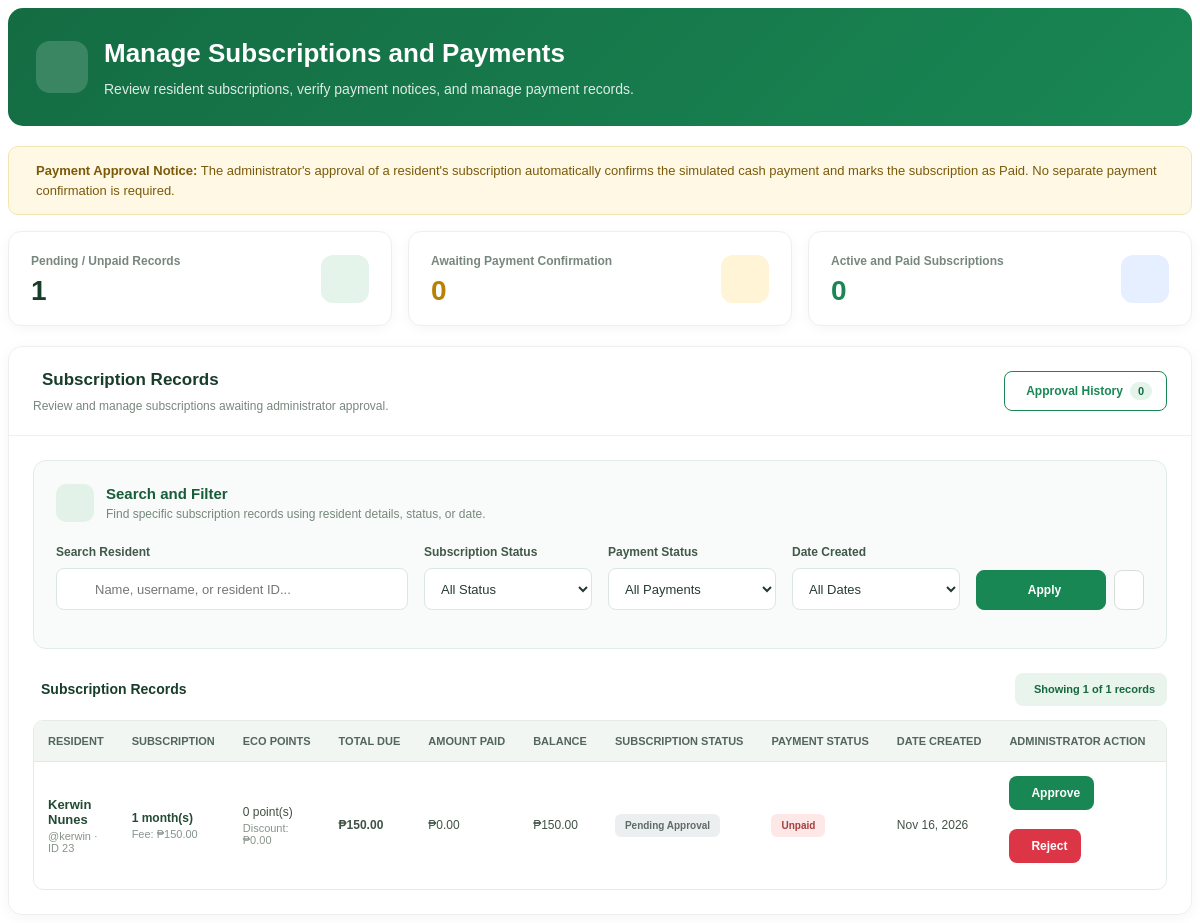
Page /wastesystem_/admin/subscriptions/index.php (signed in) on the earlier database version.
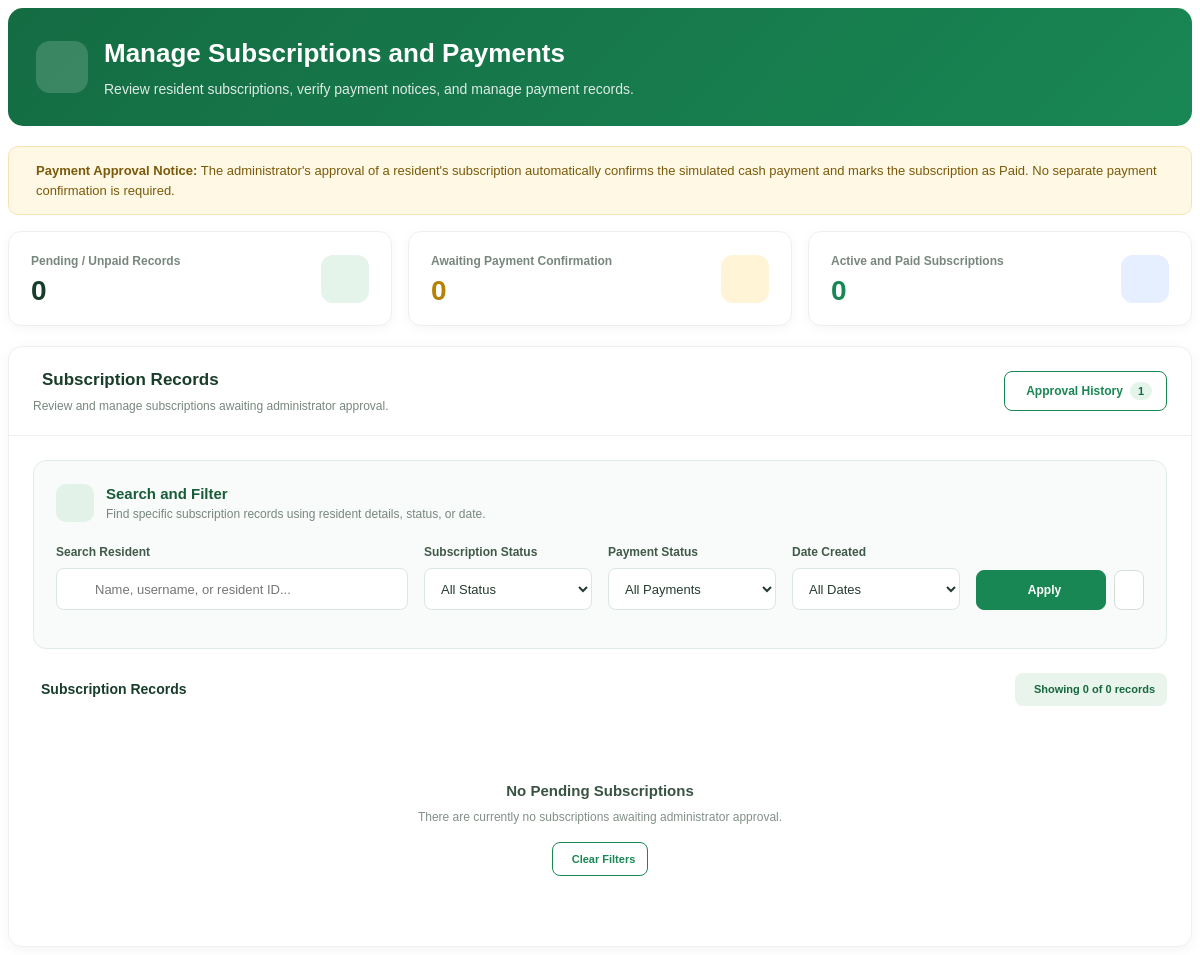
Same page on the later database version.
### tables this page shows
CREATE TABLE `subscriptions` (
  `id` int(11) NOT NULL,
  `user_id` int(11) NOT NULL,
  `service_fee` decimal(10,2) NOT NULL DEFAULT 150.00,
  `months` int(11) NOT NULL DEFAULT 1,
  `original_amount` decimal(10,2) NOT NULL DEFAULT 150.00,
  `points_redeemed` int(11) NOT NULL DEFAULT 0,
  `discount_amount` decimal(10,2) NOT NULL DEFAULT 0.00,
  `total_amount` decimal(10,2) NOT NULL DEFAULT 150.00,
  `amount_paid` decimal(10,2) NOT NULL DEFAULT 0.00,
  `balance_due` decimal(10,2) NOT NULL DEFAULT 150.00,
  `subscription_status` varchar(50) NOT NULL DEFAULT 'Pending Approval',
  `payment_status` varchar(50) NOT NULL DEFAULT 'Unpaid',
  `created_at` timestamp NOT NULL DEFAULT current_timestamp()
);

CREATE TABLE `users` (
  `id` int(11) NOT NULL,
  `fullname` varchar(255) NOT NULL,
  `users` varchar(255) NOT NULL,
  `password` varchar(255) NOT NULL,
  `role` varchar(11) NOT NULL,
  `email` varchar(255) DEFAULT NULL,
  `email_verified` tinyint(1) NOT NULL DEFAULT 0,
  `email_verified_at` datetime DEFAULT NULL,
  `address` varchar(500) NOT NULL
);

### wastesystem_/admin/subscriptions/index.php (the view, shortened to what the changed rows need)
<?php
require_once __DIR__ . '/../../config/database.php';
$conn->set_charset('utf8mb4');
function subEscape($value): string
{
    return htmlspecialchars((string)($value ?? ''), ENT_QUOTES, 'UTF-8');
}
function subPeso($amount): string
{
    return '₱' . number_format((float)$amount, 2);
}
$moduleAction = $_SERVER['PHP_SELF'];
$resetUrl = $moduleAction;
$list_sql = "
    SELECT
        s.id,
        s.user_id,
        u.fullname,
        u.users AS username,
        s.service_fee,
        s.months,
        s.original_amount,
        s.points_redeemed,
        s.discount_amount,
        s.total_amount,
        s.amount_paid,
        s.balance_due,
        s.subscription_status,
        s.payment_status,
        s.created_at
    FROM subscriptions AS s
    INNER JOIN users AS u ON u.id = s.user_id
    WHERE s.subscription_status = 'Pending Approval'
    ORDER BY s.created_at DESC, s.id DESC
";
$result = $conn->query($list_sql);
$all_rows = [];
$total_records = 0;
while ($row = $result->fetch_assoc()) {
    $all_rows[] = $row;
    $total_records++;
}
$search = isset($_GET['search']) && is_string($_GET['search'])
    ? trim($_GET['search']) : '';
$subscription_filter = isset($_GET['subscription_status']) &&
    is_string($_GET['subscription_status'])
    ? $_GET['subscription_status'] : 'all';
$payment_filter = isset($_GET['payment_status']) &&
    is_string($_GET['payment_status'])
    ? $_GET['payment_status'] : 'all';
$date_filter = isset($_GET['date_filter']) &&
    is_string($_GET['date_filter'])
    ? $_GET['date_filter'] : 'all';
$start_date = isset($_GET['start_date']) && is_string($_GET['start_date'])
    ? $_GET['start_date'] : '';
$end_date = isset($_GET['end_date']) && is_string($_GET['end_date'])
    ? $_GET['end_date'] : '';
function subValidDate(string $date): bool
{
    $dateObj = DateTime::createFromFormat('!Y-m-d', $date);
    return $dateObj && $dateObj->format('Y-m-d') === $date;
}
if (!subValidDate($start_date)) {
    $start_date = '';
}
if (!subValidDate($end_date)) {
    $end_date = '';
}
$rows = array_values(array_filter(
    $all_rows,
    function ($row) use (
        $search,
        $subscription_filter,
        $payment_filter,
        $date_filter,
        $start_date,
        $end_date
    ) {
        if ($search !== '') {
            $search_match =
                stripos((string)$row['fullname'], $search) !== false ||
                stripos((string)$row['username'], $search) !== false ||
                stripos((string)$row['user_id'], $search) !== false;
            if (!$search_match) {
                return false;
            }
        }
        if (
            $subscription_filter !== 'all' &&
            $row['subscription_status'] !== $subscription_filter
        ) {
            return false;
        }
        if (
            $payment_filter !== 'all' &&
            $row['payment_status'] !== $payment_filter
        ) {
            return false;
        }
        $created_date = date('Y-m-d', strtotime($row['created_at']));
        if ($date_filter === 'today') {
            if ($created_date !== date('Y-m-d')) {
                return false;
            }
        } elseif ($date_filter === 'week') {
            $week_start = date('Y-m-d', strtotime('monday this week'));
            $week_end = date('Y-m-d', strtotime('sunday this week'));
            if ($created_date < $week_start || $created_date > $week_end) {
                return false;
            }
        } elseif ($date_filter === 'month') {
            if (date('Y-m', strtotime($created_date)) !== date('Y-m')) {
                return false;
            }
        } elseif ($date_filter === 'custom') {
            if ($start_date !== '' && $created_date < $start_date) {
                return false;
            }
            if ($end_date !== '' && $created_date > $end_date) {
                return false;
            }
        }
        return true;
    }
));
$filtered_records = count($rows);
$history_sql = "
    SELECT
        h.id,
        h.subscription_id,
        h.admin_id,
        h.approved_at,
        h.action_status,
        admin.fullname AS admin_name
    FROM subscription_approval_history AS h
    LEFT JOIN users AS admin ON admin.id = h.admin_id
    ORDER BY h.approved_at DESC
";
$history_result = $conn->query($history_sql);
$history_count = $history_result->num_rows;
?>
<div class="subs">
    <div class="subs-header">
        <div>
            <h2 class="subs-title">Manage Subscriptions and Payments</h2>
        </div>
    </div>
    <div class="subs-summary">
        <div class="subs-stat">
            <div>
                <div class="subs-stat-label">Pending / Unpaid Records</div>
                <div class="subs-stat-value"><?= number_format($total_records) ?></div>
            </div>
        </div>
    </div>
    <div class="subs-card">
        <div class="subs-card-header">
            <button type="button" class="subs-btn outline" data-subs-open="subsHistoryModal">
                Approval History
                <span class="subs-pill"><?= number_format($history_count) ?></span>
            </button>
        </div>
        <div class="subs-card-body">
            <div class="subs-table-top">
                <div class="subs-table-title">
                    Subscription Records
                </div>
                <div class="subs-count">
                    Showing <?= number_format($filtered_records) ?>
                    of <?= number_format($total_records) ?> records
                </div>
            </div>
            <?php if (empty($rows)): ?>
                <div class="subs-empty">
                    <h4>No Pending Subscriptions</h4>
                    <p>There are currently no subscriptions awaiting administrator approval.</p>
                    <a href="<?= subEscape($resetUrl) ?>" class="subs-btn outline sm">
                        Clear Filters
                    </a>
                </div>
            <?php else: ?>
                <div class="subs-table-wrap">
                    <table class="subs-table">
                        <thead>
                            <tr>
                                <th>Resident</th>
                                <th>Subscription</th>
                                <th>Eco Points</th>
                                <th>Total Due</th>
                                <th>Amount Paid</th>
                                <th>Balance</th>
                                <th>Subscription Status</th>
                                <th>Payment Status</th>
                                <th>Date Created</th>
                                <th style="min-width:190px;">Administrator Action</th>
                            </tr>
                        </thead>
                        <tbody>
                        <?php foreach ($rows as $row): ?>
                            <?php
                            $payment_status = $row['payment_status'];
                            $subscription_status = $row['subscription_status'];
                            $payment_badge = 'gray';
                            if ($payment_status === 'Paid') {
                                $payment_badge = 'green';
                            } elseif ($payment_status === 'Pending Confirmation') {
                                $payment_badge = 'yellow';
                            } elseif ($payment_status === 'Unpaid') {
                                $payment_badge = 'red';
                            }
                            $subscription_badge = $subscription_status === 'Active'
                                ? 'green'
                                : 'gray';
                            ?>
                            <tr>
                                <td>
                                    <div class="subs-name"><?= subEscape($row['fullname']) ?></div>
                                    <span class="subs-sub">
                                        @<?= subEscape($row['username']) ?>
                                        · ID <?= (int)$row['user_id'] ?>
                                    </span>
                                </td>
                                <td>
                                    <span class="subs-strong">
                                        <?= (int)$row['months'] ?> month(s)
                                    </span>
                                    <span class="subs-sub">
                                        Fee: <?= subPeso($row['service_fee']) ?>
                                    </span>
                                </td>
                                <td>
                                    <?= number_format((int)$row['points_redeemed']) ?> point(s)
                                    <span class="subs-sub">
                                        Discount: <?= subPeso($row['discount_amount']) ?>
                                    </span>
                                </td>
                                <td class="subs-strong subs-nowrap">
                                    <?= subPeso($row['total_amount']) ?>
                                </td>
                                <td class="subs-nowrap">
                                    <?= subPeso($row['amount_paid']) ?>
                                </td>
                                <td class="subs-nowrap">
                                    <?= subPeso($row['balance_due']) ?>
                                </td>
                                <td>
                                    <span class="subs-badge <?= $subscription_badge ?>">
                                        <?= subEscape($subscription_status) ?>
                                    </span>
                                </td>
                                <td>
                                    <span class="subs-badge <?= $payment_badge ?>">
                                        <?= subEscape($payment_status) ?>
                                    </span>
                                </td>
                                <td class="subs-nowrap">
                                    <?= subEscape(date('M d, Y', strtotime($row['created_at']))) ?>
                                </td>
                                <td>
                                    <?php if (
                                        $subscription_status === 'Pending Approval' &&
                                        $payment_status !== 'Paid'
                                    ): ?>
                                        <div class="subscription-action-group">
                                            <form method="POST"
                                                action=""
                                                onsubmit="return confirm('Are you sure you want to approve this subscription?');">
                                                <button type="submit"
                                                        name="confirm"
                                                        value="1"
                                                        class="subscription-action-btn subscription-btn-approve">
                                                    Approve
                                                </button>
                                            </form>
                                            <form method="POST"
                                                action=""
                                                onsubmit="return confirm('Are you sure you want to reject this subscription?');">
                                                <button type="submit"
                                                        name="reject"
                                                        value="1"
                                                        class="subscription-action-btn subscription-btn-reject">
                                                    Reject
                                                </button>
                                            </form>
                                        </div>
                                    <?php else: ?>
                                        <span class="text-muted">No actions available</span>
                                    <?php endif; ?>
                                </td>
                            </tr>
                        <?php endforeach; ?>
                        </tbody>
                    </table>
                </div>
            <?php endif; ?>
        </div>
    </div>
</div>

Differences in the rows shown:
no longer on this page (row edited): subscriptions: points_redeemed "0", user.fullname "Kerwin Nunes", user.users "kerwin", user "23", months "1", service_fee "₱150.00", discount_amount "₱0.00", total_amount "₱150.00", amount_paid "₱0.00", balance_due "₱150.00", subscription_status "Pending Approval", payment_status "Unpaid", created_at "Nov 16, 2026"
Other differences:
$total_records: "1" → "0"
$history_count: (not shown) → "1"
$filtered_records: "1" → "0"
text no longer shown: "RESIDENT SUBSCRIPTION ECO POINTS TOTAL DUE AMOUNT PAID BALANCE SUBSCRIPTION STATUS PAYMENT STATUS DATE CREATED ADMINISTRATOR ACTION"
text now shown: "No Pending Subscriptions There are currently no subscriptions awaiting administrator approval. Clear Filters"
